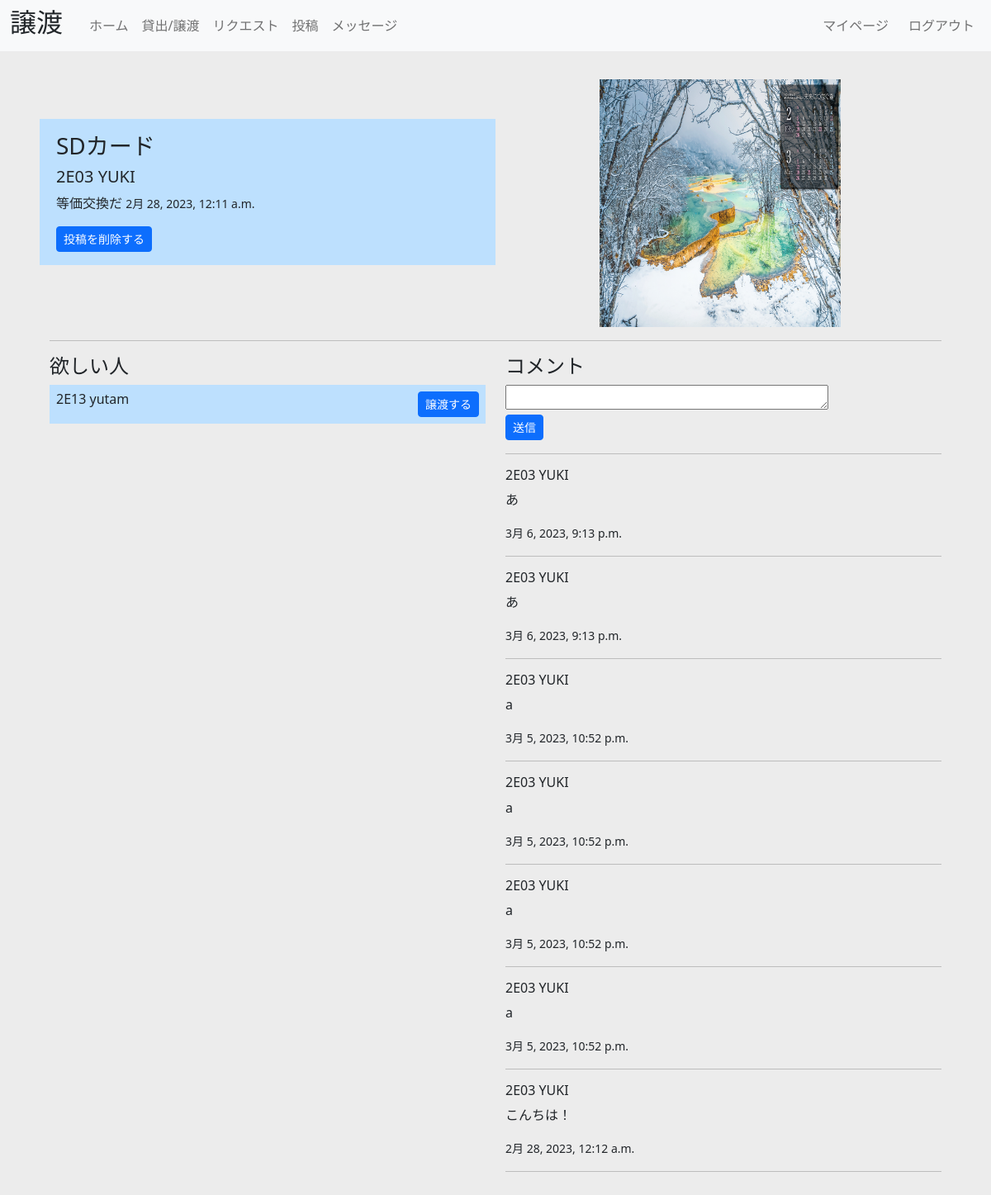
/detail/7 (signed in), run on the app's committed database.
### app1/models.py (models this page shows)
class Item(models.Model):
    item_name = models.CharField(max_length=50)
    category = models.IntegerField(default=0) # 0:貸出, 1:譲渡, 2:リクエスト
    description = models.TextField(max_length=200, null=True)
    image = models.ImageField(null = True)
    posted_at = models.DateTimeField(default=timezone.now)
    user = models.ForeignKey(
        Profile,
        on_delete=models.CASCADE,
    )

class Lending(models.Model):
    lender = models.ForeignKey(
        Profile,
        on_delete= models.CASCADE,
        related_name='lender',
    )
    item = models.ForeignKey(
        Item,
        on_delete= models.CASCADE,
        related_name='item',
    )
    state = models.IntegerField(default = 0) # 0 : 渡していない状態, 1 : 渡すと決めた状態, 2 : 渡した状態
    posted_at = models.DateTimeField(default=timezone.now)

class Comment(models.Model):
    detail = models.TextField(max_length=200)
    cmt_posted_at = models.DateTimeField(default=timezone.now)
    user = models.ForeignKey(
        Profile,
        on_delete=models.CASCADE,
    )
    item = models.ForeignKey(
        Item,
        on_delete=models.CASCADE,
    )

### accounts/models.py (models this page shows)
class Profile(models.Model):
    user_name = models.CharField(max_length=50)
    room_number = models.CharField(max_length = 4)
    profile_image = models.ImageField(null = True, default='icons/neko.jpg')
    user = models.ForeignKey(
        User,
        on_delete=models.CASCADE,
    )

### app1/views.py (the view)
# urls.py: path('detail/<int:item_id>', views.detail, name='detail'),
@login_required
def detail(request, item_id):
    user = Profile.objects.get(user = request.user)
    item = Item.objects.get(pk = item_id)
    comments = Comment.objects.filter(item = item).order_by("-cmt_posted_at")
    form = CommentForm(request.POST or None)
    lendings = Lending.objects.filter(item = item).order_by("-posted_at")
    if form.is_valid():
        form.save()
        return redirect('detail', item_id = item.id)
    context = {'user' : user,
                'item' : item,
               'comments' : comments,
               'form' : form,
               'lendings' : lendings,
               }
    return render(request, 'app1/detail.html', context)

### app1/forms.py
class CommentForm(forms.ModelForm):
    class Meta:
        model = Comment
        exclude = ('cmt_posted_at',)
        widgets = {
            'detail': forms.Textarea(attrs={'rows':1, 'cols':40}),
        }
    def __init__(self, *args, **kwargs):
        super().__init__(*args, **kwargs)
        self.fields['detail'].required = True

### app1/templates/app1/detail.html (shortened to what this page needs)
{% extends 'app1/base.html' %}
{% load static %}
{% block header %}
{% if item.category == 0 %}
貸出
{% elif item.category == 1 %}
譲渡
{% else %}
リクエスト
{% endif %}
{% endblock header %}
{% block content %}
<div class="container mt-5">
    {% if item.category == 0 %}
    <div class="row">
        <div class="col detail mt-5" style="background-color: #99D98C; width: 50%; height: 70%;">
            <h3 class="ps-2 pt-3">{{ item.item_name }}</h3>
            <h5 class="ps-2">{{ item.user.room_number }} {{ item.user.user_name }}</h5>
            <p class="ps-2">{{ item.description }} <small>{{ item.posted_at }}</small></p>
            {% if item.user != user %}
            <div class="apply pb-3 ps-2"><a class="btn btn-success btn-sm" href="{% url 'deliver' item.id %}" role="button">貸してもらう</a></div>
            {% else %}
            <div class="apply pb-3 ps-2"><a class="btn btn-success btn-sm" href="{% url 'item_deleted' item.id %}" role="button">投稿を削除する</a></div>
            {% endif %}
        </div>
        {% if item.image %}
        <div class="col text-center">
            <img src='{{ item.image.url }}' class="pe-2" style="width:80%; height:100%;">
        </div>
        {% else %}
        <div class="col text-center">
            <img src='/media/yusuke.jpeg' class="pe-2" style="width:300px; height:300px;">
        </div>
        {% endif %}
    </div>
    {% elif item.category == 1 %}
    <div class="row">
        <div class="col detail mt-5" style="background-color: #BDE0FE; width: 50%; height: 70%;">
            <h3 class="ps-2 pt-3">{{ item.item_name }}</h3>
            <h5 class="ps-2">{{ item.user.room_number }} {{ item.user.user_name }}</h5>
            <p class="ps-2">{{ item.description }} <small>{{ item.posted_at }}</small></p>
            {% if item.user != user %}
            <div class="apply pb-3 ps-2"><a class="btn btn-primary btn-sm" href="{% url 'deliver' item.id %}" role="button">もらう</a></div>
            {% else %}
            <div class="apply pb-3 ps-2"><a class="btn btn-primary btn-sm" href="{% url 'item_deleted' item.id %}" role="button">投稿を削除する</a></div>
            {% endif %}
        </div>
        {% if item.image %}
        <div class="col text-center">
            <img src='{{ item.image.url }}' class="pe-2" style="width:300px; height:300px;">
        </div>
        {% else %}
        <div class="col text-center">
            <img src='/media/yusuke.jpeg' class="pe-2" style="width:300px; height:300px;">
        </div>
        {% endif %}
    </div>
    {% endif %}
    <hr>
    <div class="row">
        <div class="col-md-6">
            {% if user == item.user %}
            {% if item.category == 0 %}
            <h4>貸してほしい人</h4>
            {% elif item.category == 1 %}
            <h4>欲しい人</h4>
            {% else %}
            <h4>貸してくれる人</h4>
            {% endif %}
            {% endif %}
            {% for lending in lendings %}
            {% if item.user == user%}
            {% if lending.item.category == 0 %}
            {% if lending.state == 0 %}
            <div class="d-flex justify-content-between mb-3" style="background-color: #99D98C;">
                <div class="p-2">
                    <h6>{{ lending.lender.room_number}} {{ lending.lender.user_name }}</h6>
                </div>
                <div class="p-2">
                    <a class="btn btn-success btn-sm" href="{% url 'change_state' lending.id %}" role="button">貸出す</a>
                </div>
            </div>
            {% elif lending.state == 1 %}
            <div class="d-flex justify-content-between mb-3" style="background-color: #FFD166;">
                <div class="p-2">
                    <h6>{{ lending.lender.room_number}} {{ lending.lender.user_name }}</h6>
                </div>
                <div class="p-2">
                    <a class="btn btn-warning btn-sm" href="{% url 'change_state' lending.id %}" role="button">貸出済</a>
                </div>
            </div>
            {% elif lending.state == 2 %}
            <div class="d-flex justify-content-between mb-3" style="background-color: #8ECAE6;">
                <div class="p-2">
                    <h6>{{ lending.lender.room_number}} {{ lending.lender.user_name }}</h6>
                </div>
                <div class="p-2">
                    <a class="btn btn-info btn-sm" href="{% url 'change_state' lending.id %}" role="button">返却済</a>
                </div>
            </div>
            {% endif %}
            {% elif lending.item.category == 1 %}
            {% if lending.state == 0 %}
            <div class="d-flex justify-content-between mb-3" style="background-color: #BDE0FE;">
                <div class="p-2">
                    <h6>{{ lending.lender.room_number}} {{ lending.lender.user_name }}</h6>
                </div>
                <div class="p-2">
                    <a class="btn btn-primary btn-sm" href="{% url 'change_state' lending.id %}" role="button">譲渡する</a>
                </div>
            </div>
            {% endif %}
            {% endif %}
            {% endif %}
            {% endfor %}
        </div>
        <div class="col-md-6">
            <h4>コメント</h4>
            <form enctype="multipart/form-data" method="POST" action="">
                <div class="form_element">
                    {{form.detail}}
                </div>
                <input class="btn btn-primary btn-sm" type="submit" value="送信">
            </form>
            <hr>
            {% for comment in comments %}
            <div class="comment_list">
                <h6>{{ comment.user.room_number }} {{ comment.user.user_name }}</h6>
                <p>{{ comment.detail }}</p>
                <small>{{ comment.cmt_posted_at }}</small>
                <hr>
            </div>
            {% empty %}
            <h4>コメントはありません</h4>
            {% endfor %}
        </div>
    </div>
</div>
{% endblock content %}

### app1/static/css/ai_share.css (style rules this page uses)
a { color: #333333; }
hr { color: #333333; }

### data on the page
Item: item_name "SDカード", user.room_number "2E03", user.user_name "YUKI", description "等価交換だ", posted_at "2月 28, 2023, 12:11 a.m.", image (picture)
Lending: lender.room_number "2E13", lender.user_name "yutam"
Comment: user.room_number "2E03", user.user_name "YUKI", detail "あ", cmt_posted_at "3月 6, 2023, 9:13 p.m."
Comment: user.room_number "2E03", user.user_name "YUKI", detail "あ", cmt_posted_at "3月 6, 2023, 9:13 p.m."
Comment: user.room_number "2E03", user.user_name "YUKI", detail "a", cmt_posted_at "3月 5, 2023, 10:52 p.m."
Comment: user.room_number "2E03", user.user_name "YUKI", detail "a", cmt_posted_at "3月 5, 2023, 10:52 p.m."
Comment: user.room_number "2E03", user.user_name "YUKI", detail "a", cmt_posted_at "3月 5, 2023, 10:52 p.m."
Comment: user.room_number "2E03", user.user_name "YUKI", detail "a", cmt_posted_at "3月 5, 2023, 10:52 p.m."
Comment: user.room_number "2E03", user.user_name "YUKI", detail "こんちは！", cmt_posted_at "2月 28, 2023, 12:12 a.m."
